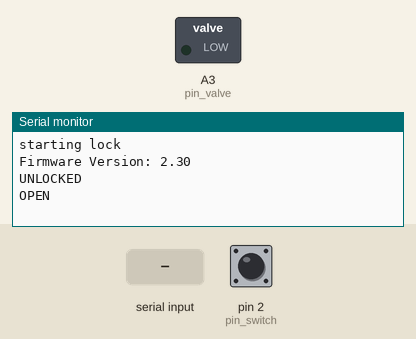
Bench run of a program on a simulated Arduino Nano, built with avr-gcc and run on an emulated ATmega328P. Shown: switched loads named in the program (green lamp = pin HIGH), the last lines printed to the serial monitor. The test bench sets the inputs (shaded band); at power-on: pin 2 (pin_switch) HIGH.

Above: at 1.2 s.
1.3 s: "90,45\n" received over Serial
At 1.8 s:
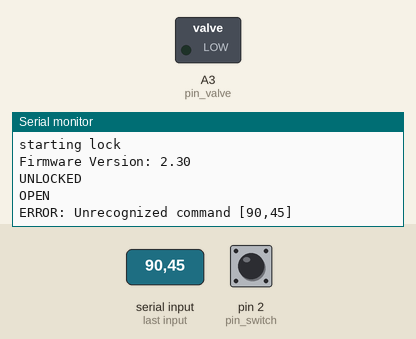
2.8 s: "111\n" received over Serial
At 4.1 s:
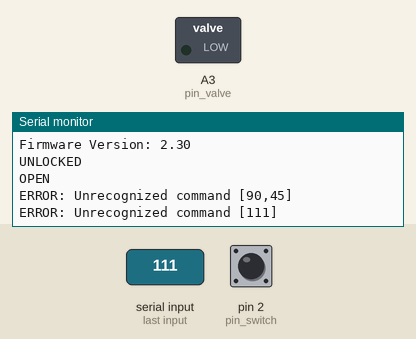

The program:

main.cpp
```cpp
// Firmware-Version 2.3
// Befehle:
// 111 -> Sperren der Klappe -> Ersetzen durch "LOCK"
// 222 -> Entsperren der Klappe -> Ersetzen durch "UNLOCK"
// 333 -> Status abfragen -> Ersetzen durch "GET_STATE"

#include <Arduino.h>
#include <SerialCommands.h>

#define UNDEFINED 0
#define LOCKED 1
#define UNLOCKED 2
#define LOCKING 3
#define OPEN 4

//Create a 32 bytes static buffer to be used exclusive by SerialCommands object.
//The size should accomodate command token, arguments, termination sequence and string delimeter \0 char.
char serial_command_buffer_[32];

//Creates SerialCommands object attached to Serial
//working buffer = serial_command_buffer_
//command delimeter: Cr & Lf
//argument delimeter: SPACE
SerialCommands serial_commands_(&Serial, serial_command_buffer_, sizeof(serial_command_buffer_), "\r\n", " ");

const float version_nr = 2.3;
const int pin_valve = A3;
const int pin_switch = 2;

int currentstate = UNDEFINED;
int setstate = 2;
int serial_input = 0;
int triggering_state = 1;

//expects one argument value (relative position in millimeter)
void cmd_command(SerialCommands *sender)
{
  //Note: Every call to Next moves the pointer to next parameter
  char *cmd_number = sender->Next();
  if (cmd_number == NULL)
  {
    sender->GetSerial()->println("ERROR NO_COMMAND");
    return;
  }

  serial_input = atoi(cmd_number);
  sender->GetSerial()->print("COMMAND=");
  sender->GetSerial()->println(serial_input);
}

void cmd_unrecognized(SerialCommands *sender, const char *cmd)
{
  sender->GetSerial()->print("ERROR: Unrecognized command [");
  sender->GetSerial()->print(cmd);
  sender->GetSerial()->println("]");
}

/* Commands */
SerialCommand cmd_command_("COMMAND", cmd_command);

void print_state()
{
  switch (currentstate)
  {
  case UNDEFINED:
    Serial.println("UNDEFINED");
    break;
  case LOCKED:
    Serial.println("LOCKED");
    break;
  case UNLOCKED:
    Serial.println("UNLOCKED");
    break;
  case LOCKING:
    Serial.println("LOCKING");
    break;
  case OPEN:
    Serial.println("OPEN");
    break;
  default:
    break;
  }
}

void set_state(int state)
{
  if (currentstate != state)
  {
    currentstate = state;
    print_state();
  }
}

void setup()
{
  pinMode(pin_valve, OUTPUT);
  pinMode(pin_switch, INPUT);

  Serial.begin(9600);
  while (!Serial)
  {
    delay(1);
  }

  Serial.println("starting lock");
  Serial.print("Firmware Version: ");
  Serial.println(version_nr, 2);

  serial_commands_.SetDefaultHandler(&cmd_unrecognized);
  serial_commands_.AddCommand(&cmd_command_);
}

void loop()
{
  //zielzustaende setzen
  if (Serial.available())
  {
    serial_commands_.ReadSerial();

    if (serial_input == 111)
    {
      set_state(LOCKING);
      setstate = 1;
      triggering_state = 1;
      serial_input = 999; //idle zustand
    }
    else if (serial_input == 222)
    {
      setstate = 2;
      triggering_state = 1;
      serial_input = 999; //idle zustand
    }
    else if (serial_input == 333)
    {
      print_state();

      serial_input = 999; //idle zustand
    }
    else
    {
    }
  }

  //zustaende einnehmen
  if (setstate == 1 && triggering_state == 1 && digitalRead(pin_switch) == LOW)
  {
    //sperren, wenn klappe geschlossen und schalter ausgeloest ist
    digitalWrite(pin_valve, HIGH);
    triggering_state = 0;
    set_state(LOCKED);
  }
  else if (setstate == 2 && triggering_state == 1)
  {
    //entsperren
    digitalWrite(pin_valve, LOW);
    triggering_state = 0;
    set_state(UNLOCKED);
  }

  if (currentstate == UNLOCKED && digitalRead(pin_switch) == HIGH)
  {
    set_state(OPEN);
  }
  else if (currentstate == OPEN && digitalRead(pin_switch) == LOW)
  {
    set_state(UNLOCKED);
  }
}
```

Measured:
- after the input at 1.3 s, the serial monitor: prints a new line at once (image 1)
- after the input at 2.8 s, the serial monitor: prints a new line at once (image 2)
